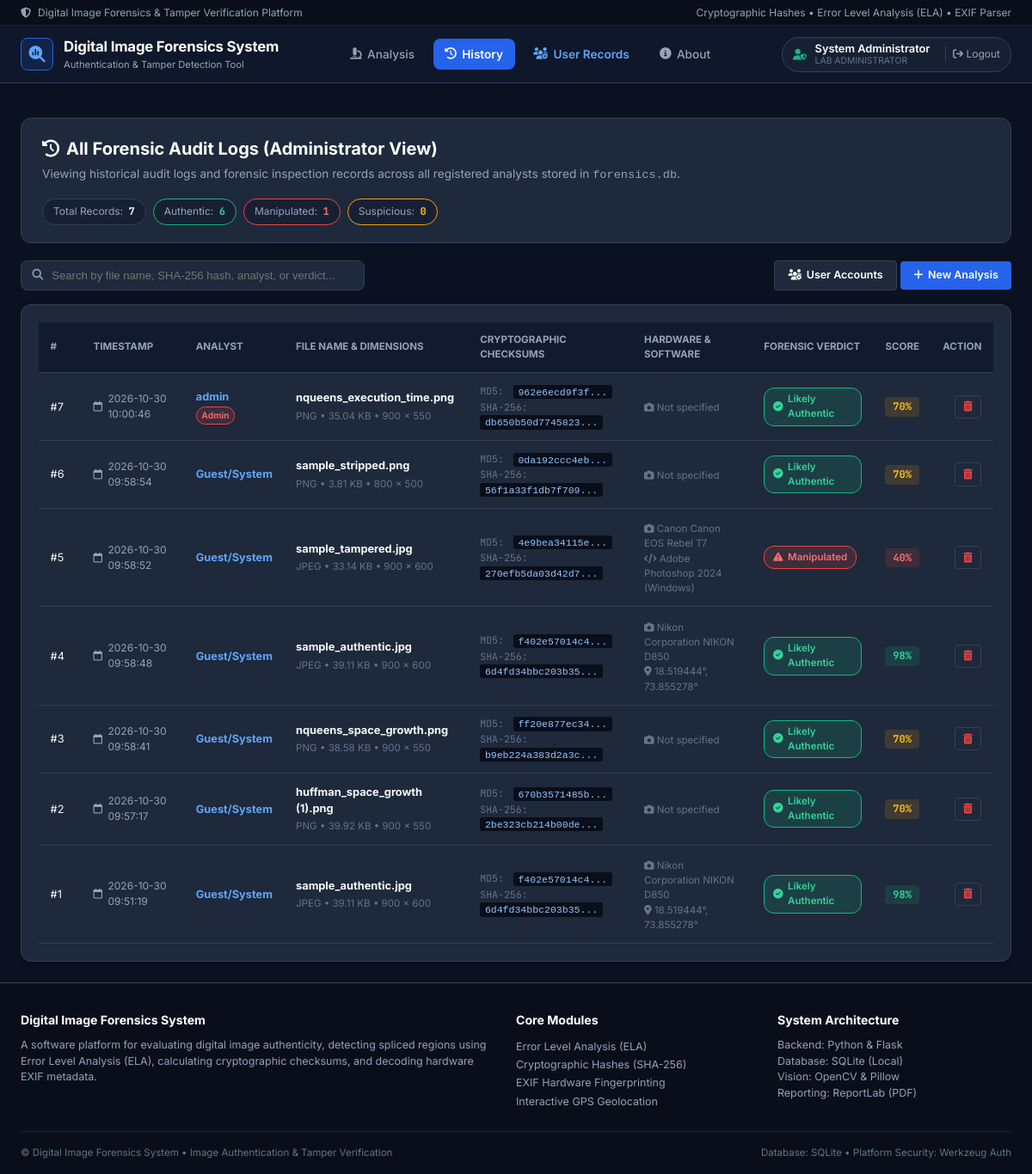
The app's page /history (signed in) with its own data.
### tables this page shows
CREATE TABLE users (
            id INTEGER PRIMARY KEY AUTOINCREMENT,
            username TEXT UNIQUE NOT NULL,
            email TEXT UNIQUE NOT NULL,
            password_hash TEXT NOT NULL,
            full_name TEXT,
            created_at TIMESTAMP DEFAULT CURRENT_TIMESTAMP
        , role TEXT DEFAULT 'user');

CREATE TABLE analysis_history (
            id INTEGER PRIMARY KEY AUTOINCREMENT,
            user_id INTEGER,
            filename TEXT NOT NULL,
            filesize TEXT,
            image_format TEXT,
            resolution TEXT,
            md5 TEXT,
            sha256 TEXT,
            verdict TEXT,
            authenticity_score INTEGER,
            software_detected TEXT,
            camera_info TEXT,
            gps_info TEXT,
            findings_json TEXT,
            created_at TIMESTAMP DEFAULT CURRENT_TIMESTAMP,
            FOREIGN KEY (user_id) REFERENCES users (id) ON DELETE SET NULL
        );

### app.py (the view)
@app.route("/history")
@login_required
def history():
    user_id = session.get("user_id")
    is_admin = (session.get("role") == "admin")
    records = database.get_user_history(user_id=user_id, is_admin=is_admin, limit=100)
    stats = database.get_dashboard_statistics(user_id=user_id, is_admin=is_admin)
    return render_template("history.html", records=records, stats=stats, is_admin=is_admin)

### app.py (called while the page is built)
def login_required(f):
    @wraps(f)
    def decorated_function(*args, **kwargs):
        if "user_id" not in session:
            flash("Please sign in to access the system.", "info")
            return redirect(url_for("login"))
        return f(*args, **kwargs)
    return decorated_function

@app.context_processor
def inject_user():
    user = None
    if "user_id" in session:
        user = database.get_user_by_id(session["user_id"])
    return dict(current_user=user)

### database.py (called while the page is built, shortened)
def get_db_connection():
    conn = sqlite3.connect(DB_PATH)
    conn.row_factory = sqlite3.Row
    return conn

def get_user_by_id(user_id):
    conn = get_db_connection()
    cursor = conn.cursor()
    cursor.execute("SELECT id, username, email, full_name, role, created_at FROM users WHERE id = ?", (user_id,))
    user = cursor.fetchone()
    conn.close()
    return dict(user) if user else None

def get_user_history(user_id=None, is_admin=False, limit=100):
    conn = get_db_connection()
    cursor = conn.cursor()
    if is_admin:
        cursor.execute("""
            SELECT h.*, u.username, u.full_name as user_full_name, u.role as user_role
            FROM analysis_history h
            LEFT JOIN users u ON h.user_id = u.id
            ORDER BY h.id DESC
            LIMIT ?
        """, (limit,))
    records = [dict(row) for row in cursor.fetchall()]
    conn.close()
    return records

### templates/history.html (shortened to what this page needs)
{% extends "base.html" %}
{% block content %}
<div class="page-container">
    <div class="content-header-card">
        <div class="header-text-group">
            <h2>
                <i class="fa-solid fa-clock-rotate-left"></i>
                {% if is_admin %}
                    All Forensic Audit Logs (Administrator View)
                {% else %}
                    My Forensic Investigation History
                {% endif %}
            </h2>
            <p>
                {% if is_admin %}
                    Viewing historical audit logs and forensic inspection records across all registered analysts stored in <code>forensics.db</code>.
                {% else %}
                    Your past image inspection records and case verification results stored in local SQLite database.
                {% endif %}
            </p>
        </div>
        <div class="history-stats-pills">
            <div class="stat-pill">
                <span class="stat-pill-label">Total Records:</span>
                <span class="stat-pill-val">{{ stats.total_scans }}</span>
            </div>
            <div class="stat-pill green">
                <span class="stat-pill-label">Authentic:</span>
                <span class="stat-pill-val">{{ stats.authentic_count }}</span>
            </div>
            <div class="stat-pill red">
                <span class="stat-pill-label">Manipulated:</span>
                <span class="stat-pill-val">{{ stats.tampered_count }}</span>
            </div>
            <div class="stat-pill yellow">
                <span class="stat-pill-label">Suspicious:</span>
                <span class="stat-pill-val">{{ stats.suspicious_count }}</span>
            </div>
        </div>
    </div>
    <div class="table-toolbar">
        <div class="search-input-wrap">
            <i class="fa-solid fa-magnifying-glass"></i>
            <input type="text" id="history-search" placeholder="Search by file name, SHA-256 hash, analyst, or verdict...">
        </div>
        <div class="toolbar-actions">
            {% if is_admin %}
                <a href="{{ url_for('admin_users') }}" class="btn-primary-sm" style="background: var(--bg-card); border: 1px solid var(--border-color); color: #fff;">
                    <i class="fa-solid fa-users-gear"></i> User Accounts
                </a>
            {% endif %}
            <a href="{{ url_for('index') }}" class="btn-primary-sm">
                <i class="fa-solid fa-plus"></i> New Analysis
            </a>
        </div>
    </div>
    <div class="content-card">
        {% if records and records|length > 0 %}
            <div class="table-responsive">
                <table class="data-table" id="history-table">
                    <thead>
                        <tr>
                            <th style="width: 50px;">#</th>
                            <th>Timestamp</th>
                            {% if is_admin %}
                                <th>Analyst</th>
                            {% endif %}
                            <th>File Name &amp; Dimensions</th>
                            <th>Cryptographic Checksums</th>
                            <th>Hardware &amp; Software</th>
                            <th>Forensic Verdict</th>
                            <th>Score</th>
                            <th style="text-align: right;">Action</th>
                        </tr>
                    </thead>
                    <tbody>
                        {% for item in records %}
                            <tr id="row-{{ item.id }}">
                                <td class="text-muted">#{{ item.id }}</td>
                                <td>
                                    <div class="date-cell">
                                        <i class="fa-regular fa-calendar"></i>
                                        <span>{{ item.created_at }}</span>
                                    </div>
                                </td>
                                {% if is_admin %}
                                    <td>
                                        <strong style="color: #60a5fa;">{{ item.username or 'Guest/System' }}</strong>
                                        {% if item.user_role == 'admin' %}
                                            <span class="badge badge-danger" style="font-size: 0.65rem; padding: 0.1rem 0.35rem; display: block; width: fit-content; margin-top: 2px;">Admin</span>
                                        {% endif %}
                                    </td>
                                {% endif %}
                                <td>
                                    <strong>{{ item.filename }}</strong>
                                    <div class="meta-subtext">
                                        <span>{{ item.image_format }}</span> • <span>{{ item.filesize }}</span> • <span>{{ item.resolution }}</span>
                                    </div>
                                </td>
                                <td>
                                    <div class="hash-cell">
                                        <div><span class="hash-tag">MD5:</span> <code title="{{ item.md5 }}">{{ item.md5[:12] }}...</code></div>
                                        <div><span class="hash-tag">SHA-256:</span> <code title="{{ item.sha256 }}">{{ item.sha256[:16] }}...</code></div>
                                    </div>
                                </td>
                                <td>
                                    <div class="meta-subtext">
                                        <div><i class="fa-solid fa-camera"></i> {{ item.camera_info or 'Not specified' }}</div>
                                        {% if item.software_detected %}
                                            <div class="text-danger"><i class="fa-solid fa-code"></i> {{ item.software_detected }}</div>
                                        {% endif %}
                                        {% if item.gps_info %}
                                            <div class="text-info"><i class="fa-solid fa-location-dot"></i> {{ item.gps_info }}</div>
                                        {% endif %}
                                    </div>
                                </td>
                                <td>
                                    {% if 'AUTHENTIC' in item.verdict %}
                                        <span class="badge badge-success"><i class="fa-solid fa-circle-check"></i> Likely Authentic</span>
                                    {% elif 'MANIPULATION' in item.verdict or 'HIGH' in item.verdict %}
                                        <span class="badge badge-danger"><i class="fa-solid fa-triangle-exclamation"></i> Manipulated</span>
                                    {% else %}
                                        <span class="badge badge-warning"><i class="fa-solid fa-circle-question"></i> Suspicious / Stripped</span>
                                    {% endif %}
                                </td>
                                <td>
                                    <span class="score-pill {% if item.authenticity_score >= 80 %}score-high{% elif item.authenticity_score >= 50 %}score-mid{% else %}score-low{% endif %}">
                                        {{ item.authenticity_score }}%
                                    </span>
                                </td>
                                <td style="text-align: right;">
                                    <button class="btn-icon-danger" title="Delete Record" onclick="deleteRecord({{ item.id }})">
                                        <i class="fa-solid fa-trash-can"></i>
                                    </button>
                                </td>
                            </tr>
                        {% endfor %}
                    </tbody>
                </table>
            </div>
        {% endif %}
    </div>
</div>
{% endblock %}

### templates/base.html (shortened to what this page needs)
<!DOCTYPE html>
<html lang="en">
<head>
    <link rel="stylesheet" href="https://cdnjs.cloudflare.com/ajax/libs/font-awesome/6.5.1/css/all.min.css">
    <link rel="stylesheet" href="https://unpkg.com/leaflet@1.9.4/dist/leaflet.css" />
    <link rel="stylesheet" href="{{ url_for('static', filename='css/style.css') }}">
</head>
<body class="student-app-theme">
    <div class="college-topbar">
        <div class="topbar-container">
            <div class="topbar-left">
                <i class="fa-solid fa-shield-halved"></i>
                <span>Digital Image Forensics &amp; Tamper Verification Platform</span>
            </div>
            <div class="topbar-right">
                <span>Cryptographic Hashes • Error Level Analysis (ELA) • EXIF Parser</span>
            </div>
        </div>
    </div>
    <header class="main-navbar">
        <div class="nav-container">
            <a href="{{ url_for('index') }}" class="nav-brand">
                <div class="brand-icon">
                    <i class="fa-solid fa-magnifying-glass-chart"></i>
                </div>
                <div class="brand-info">
                    <span class="brand-name">Digital Image Forensics System</span>
                    <span class="brand-dept">Authentication &amp; Tamper Detection Tool</span>
                </div>
            </a>
            {% if current_user %}
                <nav class="nav-links">
                    <a href="{{ url_for('index') }}" class="nav-link {% if request.endpoint == 'index' %}active{% endif %}">
                        <i class="fa-solid fa-microscope"></i> Analysis
                    </a>
                    <a href="{{ url_for('history') }}" class="nav-link {% if request.endpoint == 'history' %}active{% endif %}">
                        <i class="fa-solid fa-clock-rotate-left"></i> History
                    </a>
                    {% if current_user.role == 'admin' %}
                        <a href="{{ url_for('admin_users') }}" class="nav-link {% if request.endpoint == 'admin_users' %}active{% endif %}" style="color: #60a5fa; font-weight: 600;">
                            <i class="fa-solid fa-users-gear"></i> User Records
                        </a>
                    {% endif %}
                    <a href="{{ url_for('about') }}" class="nav-link {% if request.endpoint == 'about' %}active{% endif %}">
                        <i class="fa-solid fa-circle-info"></i> About
                    </a>
                </nav>
                <div class="nav-auth">
                    <div class="user-badge">
                        <span class="user-avatar">
                            {% if current_user.role == 'admin' %}
                                <i class="fa-solid fa-user-shield text-danger" title="Lab Administrator"></i>
                            {% else %}
                                <i class="fa-solid fa-user-check text-success" title="Forensic Analyst"></i>
                            {% endif %}
                        </span>
                        <div style="display: flex; flex-direction: column; line-height: 1.2;">
                            <span class="user-name">{{ current_user.full_name or current_user.username }}</span>
                            <span style="font-size: 0.65rem; color: var(--text-dim); text-transform: uppercase;">
                                {% if current_user.role == 'admin' %}Lab Administrator{% else %}Analyst{% endif %}
                            </span>
                        </div>
                        <a href="{{ url_for('logout') }}" class="btn-logout" title="Sign Out">
                            <i class="fa-solid fa-arrow-right-from-bracket"></i> Logout
                        </a>
                    </div>
                </div>
            {% endif %}
        </div>
    </header>
    <main class="page-body">
        {% block content %}{% endblock %}
    </main>
    <footer class="app-footer">
        <div class="footer-container" style="grid-template-columns: 2fr 1fr 1fr;">
            <div class="footer-section">
                <h4>Digital Image Forensics System</h4>
                <p>A software platform for evaluating digital image authenticity, detecting spliced regions using Error Level Analysis (ELA), calculating cryptographic checksums, and decoding hardware EXIF metadata.</p>
            </div>
            <div class="footer-section">
                <h4>Core Modules</h4>
                <ul>
                    <li>Error Level Analysis (ELA)</li>
                    <li>Cryptographic Hashes (SHA-256)</li>
                    <li>EXIF Hardware Fingerprinting</li>
                    <li>Interactive GPS Geolocation</li>
                </ul>
            </div>
            <div class="footer-section">
                <h4>System Architecture</h4>
                <p>Backend: Python &amp; Flask<br>Database: SQLite (Local)<br>Vision: OpenCV &amp; Pillow<br>Reporting: ReportLab (PDF)</p>
            </div>
        </div>
        <div class="footer-bottom">
            <span>&copy; Digital Image Forensics System • Image Authentication &amp; Tamper Verification</span>
            <span>Database: SQLite • Platform Security: Werkzeug Auth</span>
        </div>
    </footer>
</body>
</html>

### records on screen
users: full_name "System Administrator"
analysis_history: id "7", created_at "2026-10-30 10:00:46", username "admin", shows "Admin", filename "nqueens_execution_time.png", image_format "PNG", filesize "35.04 KB", resolution "900 × 550", md5 "962e6ecd9f3f", sha256 "db650b50d7745823", camera_info "Not specified", shows "Likely Authentic", authenticity_score "70"
analysis_history: id "6", created_at "2026-10-30 09:58:54", username "Guest/System", filename "sample_stripped.png", image_format "PNG", filesize "3.81 KB", resolution "800 × 500", md5 "0da192ccc4eb", sha256 "56f1a33f1db7f709", camera_info "Not specified", shows "Likely Authentic", authenticity_score "70"
analysis_history: id "5", created_at "2026-10-30 09:58:52", username "Guest/System", filename "sample_tampered.jpg", image_format "JPEG", filesize "33.14 KB", resolution "900 × 600", md5 "4e9bea34115e", sha256 "270efb5da03d42d7", camera_info "Canon Canon EOS Rebel T7", software_detected "Adobe Photoshop 2024 (Windows)", shows "Manipulated", authenticity_score "40"
analysis_history: id "4", created_at "2026-10-30 09:58:48", username "Guest/System", filename "sample_authentic.jpg", image_format "JPEG", filesize "39.11 KB", resolution "900 × 600", md5 "f402e57014c4", sha256 "6d4fd34bbc203b35", camera_info "Nikon Corporation NIKON D850", gps_info "18.519444°, 73.855278°", shows "Likely Authentic", authenticity_score "98"
analysis_history: id "3", created_at "2026-10-30 09:58:41", username "Guest/System", filename "nqueens_space_growth.png", image_format "PNG", filesize "38.58 KB", resolution "900 × 550", md5 "ff20e877ec34", sha256 "b9eb224a383d2a3c", camera_info "Not specified", shows "Likely Authentic", authenticity_score "70"
analysis_history: id "2", created_at "2026-10-30 09:57:17", username "Guest/System", filename "huffman_space_growth (1).png", image_format "PNG", filesize "39.92 KB", resolution "900 × 550", md5 "670b3571485b", sha256 "2be323cb214b00de", camera_info "Not specified", shows "Likely Authentic", authenticity_score "70"
analysis_history: id "1", created_at "2026-10-30 09:51:19", username "Guest/System", filename "sample_authentic.jpg", image_format "JPEG", filesize "39.11 KB", resolution "900 × 600", md5 "f402e57014c4", sha256 "6d4fd34bbc203b35", camera_info "Nikon Corporation NIKON D850", gps_info "18.519444°, 73.855278°", shows "Likely Authentic", authenticity_score "98"

### other values on screen
{{ stats.total_scans }} "7"
{{ stats.authentic_count }} "6"
{{ stats.tampered_count }} "1"
{{ stats.suspicious_count }} "0"
